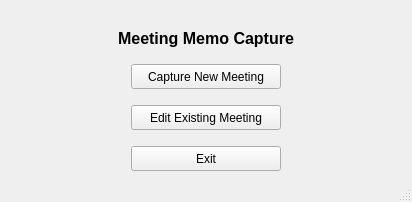
<?xml version="1.0" encoding="UTF-8"?>
<ui version="4.0">
 <class>MainWindow</class>
 <widget class="QMainWindow" name="MainWindow">
  <property name="geometry">
   <rect>
    <x>0</x>
    <y>0</y>
    <width>412</width>
    <height>202</height>
   </rect>
  </property>
  <property name="minimumSize">
   <size>
    <width>412</width>
    <height>202</height>
   </size>
  </property>
  <property name="windowTitle">
   <string>Meeting Memo Capture</string>
  </property>
  <widget class="QWidget" name="centralwidget">
   <layout class="QHBoxLayout" name="horizontalLayout">
    <item>
     <spacer name="horizontalSpacer">
      <property name="orientation">
       <enum>Qt::Horizontal</enum>
      </property>
      <property name="sizeHint" stdset="0">
       <size>
        <width>92</width>
        <height>20</height>
       </size>
      </property>
     </spacer>
    </item>
    <item>
     <layout class="QVBoxLayout" name="verticalLayout">
      <item>
       <spacer name="verticalSpacer_2">
        <property name="orientation">
         <enum>Qt::Vertical</enum>
        </property>
        <property name="sizeHint" stdset="0">
         <size>
          <width>20</width>
          <height>40</height>
         </size>
        </property>
       </spacer>
      </item>
      <item alignment="Qt::AlignHCenter">
       <widget class="QLabel" name="lblHeader">
        <property name="minimumSize">
         <size>
          <width>190</width>
          <height>20</height>
         </size>
        </property>
        <property name="maximumSize">
         <size>
          <width>250</width>
          <height>20</height>
         </size>
        </property>
        <property name="font">
         <font>
          <pointsize>12</pointsize>
          <weight>75</weight>
          <bold>true</bold>
         </font>
        </property>
        <property name="text">
         <string>Meeting Memo Capture</string>
        </property>
        <property name="alignment">
         <set>Qt::AlignCenter</set>
        </property>
       </widget>
      </item>
      <item>
       <spacer name="verticalSpacer">
        <property name="orientation">
         <enum>Qt::Vertical</enum>
        </property>
        <property name="sizeType">
         <enum>QSizePolicy::Fixed</enum>
        </property>
        <property name="sizeHint" stdset="0">
         <size>
          <width>20</width>
          <height>10</height>
         </size>
        </property>
       </spacer>
      </item>
      <item alignment="Qt::AlignHCenter">
       <widget class="QPushButton" name="btnNewMeeting">
        <property name="minimumSize">
         <size>
          <width>150</width>
          <height>25</height>
         </size>
        </property>
        <property name="maximumSize">
         <size>
          <width>150</width>
          <height>25</height>
         </size>
        </property>
        <property name="layoutDirection">
         <enum>Qt::LeftToRight</enum>
        </property>
        <property name="text">
         <string>Capture New Meeting</string>
        </property>
       </widget>
      </item>
      <item>
       <spacer name="verticalSpacer_3">
        <property name="orientation">
         <enum>Qt::Vertical</enum>
        </property>
        <property name="sizeType">
         <enum>QSizePolicy::Fixed</enum>
        </property>
        <property name="sizeHint" stdset="0">
         <size>
          <width>20</width>
          <height>10</height>
         </size>
        </property>
       </spacer>
      </item>
      <item alignment="Qt::AlignHCenter">
       <widget class="QPushButton" name="btnEditMeeting">
        <property name="minimumSize">
         <size>
          <width>150</width>
          <height>25</height>
         </size>
        </property>
        <property name="maximumSize">
         <size>
          <width>150</width>
          <height>25</height>
         </size>
        </property>
        <property name="sizeIncrement">
         <size>
          <width>150</width>
          <height>0</height>
         </size>
        </property>
        <property name="text">
         <string>Edit Existing Meeting</string>
        </property>
       </widget>
      </item>
      <item>
       <spacer name="verticalSpacer_4">
        <property name="orientation">
         <enum>Qt::Vertical</enum>
        </property>
        <property name="sizeType">
         <enum>QSizePolicy::Fixed</enum>
        </property>
        <property name="sizeHint" stdset="0">
         <size>
          <width>20</width>
          <height>10</height>
         </size>
        </property>
       </spacer>
      </item>
      <item alignment="Qt::AlignHCenter">
       <widget class="QPushButton" name="btnExit">
        <property name="minimumSize">
         <size>
          <width>150</width>
          <height>25</height>
         </size>
        </property>
        <property name="maximumSize">
         <size>
          <width>150</width>
          <height>25</height>
         </size>
        </property>
        <property name="text">
         <string>Exit</string>
        </property>
       </widget>
      </item>
      <item>
       <spacer name="verticalSpacer_5">
        <property name="orientation">
         <enum>Qt::Vertical</enum>
        </property>
        <property name="sizeHint" stdset="0">
         <size>
          <width>20</width>
          <height>10</height>
         </size>
        </property>
       </spacer>
      </item>
     </layout>
    </item>
    <item>
     <spacer name="horizontalSpacer_2">
      <property name="orientation">
       <enum>Qt::Horizontal</enum>
      </property>
      <property name="sizeHint" stdset="0">
       <size>
        <width>92</width>
        <height>20</height>
       </size>
      </property>
     </spacer>
    </item>
   </layout>
  </widget>
  <widget class="QMenuBar" name="menubar">
   <property name="geometry">
    <rect>
     <x>0</x>
     <y>0</y>
     <width>412</width>
     <height>21</height>
    </rect>
   </property>
  </widget>
  <widget class="QStatusBar" name="statusbar"/>
 </widget>
 <resources/>
 <connections/>
</ui>
